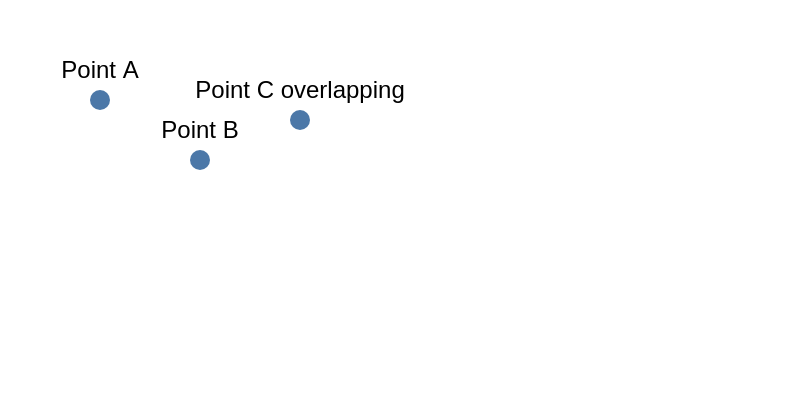

Here is the Vega-Lite specification saved for this chart:
### Vega specification from a JSON file in a GitHub repository (floating-point values rounded to 4 significant figures)
{"$schema": "https://vega.github.io/schema/vega/v5.json", "width": 400, "height": 200, "data": [{"name": "points", "values": [{"x": 50, "y": 50, "label": "Point A"}, {"x": 100, "y": 80, "label": "Point B"}, {"x": 150, "y": 60, "label": "Point C overlapping"}]}], "marks": [{"name": "symbols", "type": "symbol", "from": {"data": "points"}, "encode": {"enter": {"x": {"field": "x"}, "y": {"field": "y"}, "size": {"value": 100}}}}, {"type": "text", "from": {"data": "points"}, "encode": {"enter": {"x": {"field": "x"}, "y": {"field": "y"}, "text": {"field": "label"}, "fontSize": {"value": 12}}}, "transform": [{"type": "label", "avoidMarks": ["symbols"], "anchor": ["top", "bottom", "right", "left"], "offset": [8], "size": {"signal": "[width, height]"}}]}]}
